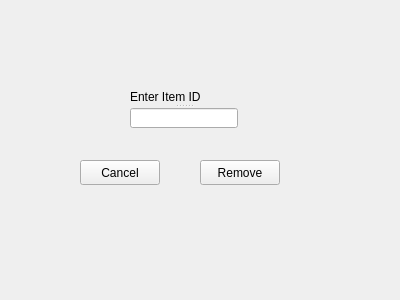
<?xml version="1.0" encoding="UTF-8"?>
<ui version="4.0">
 <class>removeInventory</class>
 <widget class="QWidget" name="removeInventory">
  <property name="geometry">
   <rect>
    <x>0</x>
    <y>0</y>
    <width>400</width>
    <height>300</height>
   </rect>
  </property>
  <property name="windowTitle">
   <string>Form</string>
  </property>
  <widget class="QPushButton" name="pushButton">
   <property name="geometry">
    <rect>
     <x>200</x>
     <y>160</y>
     <width>80</width>
     <height>25</height>
    </rect>
   </property>
   <property name="text">
    <string>Remove</string>
   </property>
  </widget>
  <widget class="QPushButton" name="pushButton_2">
   <property name="geometry">
    <rect>
     <x>80</x>
     <y>160</y>
     <width>80</width>
     <height>25</height>
    </rect>
   </property>
   <property name="text">
    <string>Cancel</string>
   </property>
  </widget>
  <widget class="QSplitter" name="splitter_2">
   <property name="geometry">
    <rect>
     <x>130</x>
     <y>90</y>
     <width>108</width>
     <height>38</height>
    </rect>
   </property>
   <property name="orientation">
    <enum>Qt::Vertical</enum>
   </property>
   <widget class="QLabel" name="label">
    <property name="text">
     <string>Enter Item ID</string>
    </property>
   </widget>
   <widget class="QLineEdit" name="lineEdit"/>
  </widget>
 </widget>
 <resources/>
 <connections/>
</ui>
